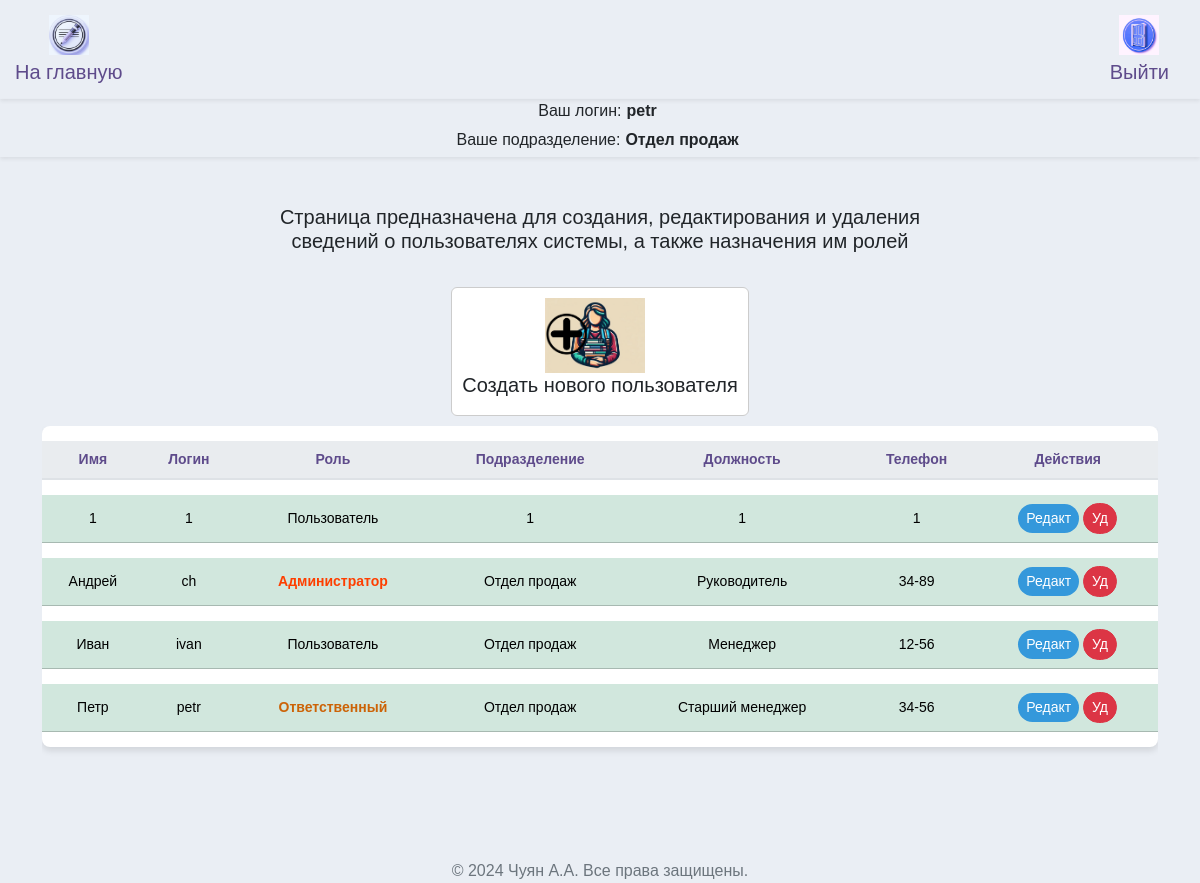
The app's page /workers_admin (signed in) with its own data.
### src/database/models.py (models this page shows, shortened)
class Worker(Base):
    __tablename__ = "worker"
    id = Column(Integer, primary_key=True)
    role = Column(Enum(Role), default=Role.guest)
    fio = Column(String)
    name = Column(String, unique=True)
    password = Column(String)
    department = Column(String)
    position = Column(String)
    description = Column(String, default=None)
    conn_worker_arm = relationship(
        "Arm", back_populates="conn_arm_worker"
    )

### src/frontend/router.py (the view)
@router.get("/workers")
async def get_workers(
    request: Request,
    worker: Worker = Depends(get_worker_or_redirect),
    session: AsyncSession = Depends(get_session),
):
    data = await CRUDWorker.get_all_worker_sorted(session)
    return templates.TemplateResponse(
        "workers/index.html",
        {"request": request, "worker": worker, "data": data},
    )

### src/frontend/template/workers_admin/index.html (shortened to what this page needs)
{% extends "base/base.html" %}
{% block content %}
<head>
</head>
<h5 class="mb-4" style="margin-bottom: 60px; text-align: center;">Страница предназначена для создания, редактирования и удаления <br>сведений о пользователях системы, а также назначения им ролей</h5>
<div class="d-flex justify-content-center align-items-center">
  <a class="nav-link" href="#" data-bs-toggle="modal" data-bs-target="#modal_create" bs-department="{{worker.department}}" style="text-decoration: none;">
    <div class="d-flex align-items-center card" style="margin: 10px; border: 1px solid #ccc; padding: 10px;">
      <img src="../frontend/assets/img/icon_create_worker.jpg" alt="..." style="width: 100px; height: auto; margin-right: 10px;">
      <div>
        <h5 class="card-title" style="text-align: left;">Создать нового пользователя</h5>
      </div>
    </div>
  </a>
</div>
<div class="row ">
  <div class="col-12">
    <div class="table-responsive">
      <table class="table table-hover table-shadow table-rounded ">
        <thead>
          <tr>
            <th scope="col" >Имя</th>
            <th scope="col" >Логин</th>
            <th scope="col" >Роль</th>
            <th scope="col" >Подразделение</th>
            <th scope="col" >Должность</th>
            <th scope="col" >Телефон</th>
            <th scope="col" >Действия</th>
          </tr>
        </thead>
        <tbody class="text-center">
          {% for worker_tuple in data %}
            {% set workers = worker_tuple %}
            {% if workers.id != 0 %}
                <tr class="table-success " >
                  <td>{{ workers.fio }}</td>
                  <td>{{ workers.name }}</td>
                  <td>{% if workers.role.name == 'user' %}<span class="orange-bold-text">Ответственный</span>{% elif workers.role.name == 'admin' %}<span class="red-bold-text">Администратор</span> {% else %}Пользователь{% endif %}</td>
                  <td>{{ workers.department }}</td>
                  <td>{{ workers.position }}</td>
                  <td>{{ workers.description }}</td>
                  <td>
                    <button type="button" class="btn btn-primary btn-sm" style="background-color: #3498db; color: white;"
                      data-bs-toggle="modal"
                      data-bs-target="#modal_update"
                      data-bs1="{{workers.fio}}"
                      data-bs2="{{workers.name}}"
                      data-bs3="{{workers.position}}"
                      data-bs4="{{workers.description}}"
                      data-bs5= "{{workers.id}}"
                      data-bs6= "{{workers.department}}"
                      data-bs7= "{{workers.role.name}}">
                      Редакт
                    </button>
                    <button type="button" class="btn btn-danger btn-sm" style="color: white;"
                      onclick="deleteWorker('{{ workers.id }}')">
                      Уд
                    </button>
                  </td>
                </tr>
              {% endif %}
          {% endfor %}
        </tbody>
      </table>
    </div>
  </div>
</div>
{% endblock %}

### src/frontend/template/base/info.html (shortened to what this page needs)
<nav class="info navbar-expand-lg navbar-light shadow-sm">
  <div class="user-info">
    <div class="d-flex align-items-center">
      <span class="label">Ваш логин:</span>
      <span class="value">{{ worker.name }}</span>
    </div>
    <div class="d-flex align-items-center">
      <span class="label">Ваше подразделение:</span>
      <span class="value">{{ worker.department }}</span>
    </div>
  </div>
</nav>

### src/frontend/assets/css/base.css (style rules this page uses)
body { margin: 0; font-family: 'Nunito Sans', Arial, sans-serif; background-color: #eaeef4; }
.navbar-brand, .nav-link { color: #5e4b8b !important; }
.nav-link { margin: 0 10px; border-radius: 20px; transition: background-color 0.3s, color 0.3s; }
.table { background-color: #ffffff; color: #5e4b8b; border-collapse: separate; border-spacing: 0 15px; }
.table th, .table td { border-top: none !important; vertical-align: middle; }
.table thead th { background-color: #e9ecef; color: #5e4b8b; border-bottom: 2px solid #dee2e6; }
.table .btn, .table a { color: #7e57c2; transition: color 0.3s; }
.table td { padding: .5rem; }
.table-rounded { border-radius: .5rem; overflow: hidden; }
.table-shadow { box-shadow: 0 4px 6px rgba(0, 0, 0, 0.1); }
.btn { border-radius: 20px; }
.btn-primary { background-color: #8e44b0; border: none; color: #ffffff; transition: background-color 0.3s, color 0.3s, box-shadow 0.3s; }

### src/frontend/template/base/nav.html (style rules this page uses)
.user-info { text-align: center; display: flex; flex-direction: column; align-items: center; }

### src/frontend/template/base/info.html (style rules this page uses)
body, html { margin: 0; padding: 0; width: 100%; height: 100%; }
.user-info { text-align: center; display: flex; flex-direction: column; align-items: center; }
.user-info .label, .user-info .value { display: inline-block; width: auto; margin-right: 5px; max-width: 250px; margin-bottom: 5px; }
.user-info .value { font-weight: bold; }

### src/frontend/template/workers_admin/index.html (style rules this page uses)
table { font-family: Arial, sans-serif; }
td { font-size: 14px; }
th { text-align: center; font-size: 14px; }
.orange-bold-text { color: rgb(204, 99, 7); font-weight: bold; }
.red-bold-text { color: rgb(254, 63, 0); font-weight: bold; }

### records on screen
Worker: name "petr", department "Отдел продаж", fio "Петр", role "Ответственный", position "Старший менеджер", description "34-56"
Worker: fio "1", name "1", role "Пользователь", department "1", position "1", description "1"
Worker: fio "Андрей", name "ch", role "Администратор", department "Отдел продаж", position "Руководитель", description "34-89"
Worker: fio "Иван", name "ivan", role "Пользователь", department "Отдел продаж", position "Менеджер", description "12-56"
